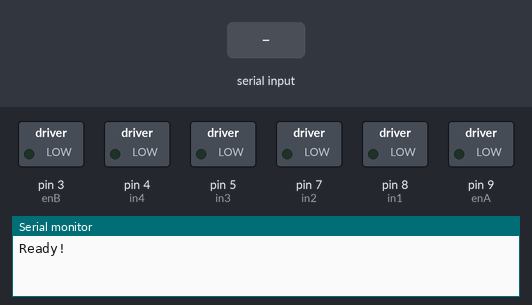
Bench run of a sketch on a simulated Arduino Uno, built with avr-gcc and run on an emulated ATmega328P. Shown: switched loads named in the sketch (green lamp = pin HIGH), the last lines printed to the serial monitor. Inputs (shaded band) come from the test bench.

Above: at 1.2 s.
1.3 s: "90,45\n" received over Serial
At 1.9 s:
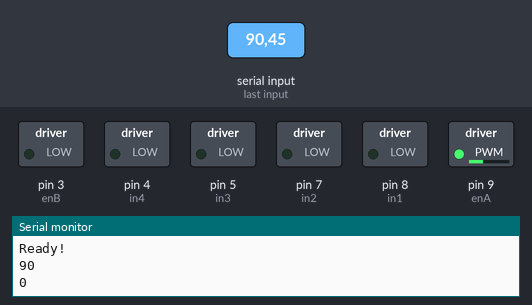
2.8 s: "30,150\n" received over Serial
At 3.1 s:
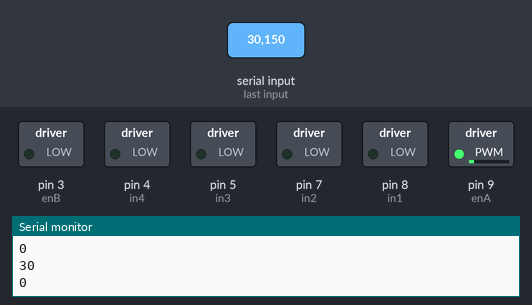
4.3 s: "1,90,45\n" received over Serial
At 5.5 s:
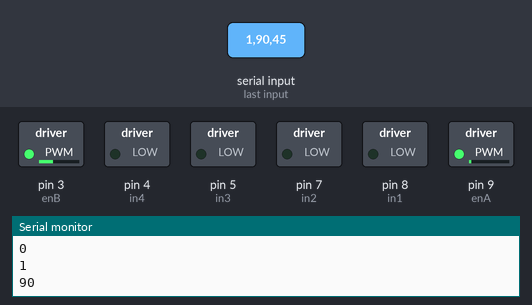
5.8 s: "," received over Serial
At 6.1 s:
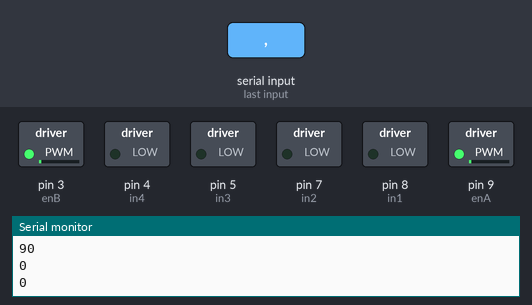
7.3 s: "1,90\n" received over Serial
At 8.5 s:
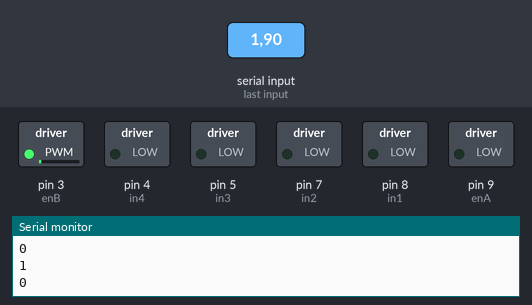
8.8 s: "5\n" received over Serial
At 9.7 s:
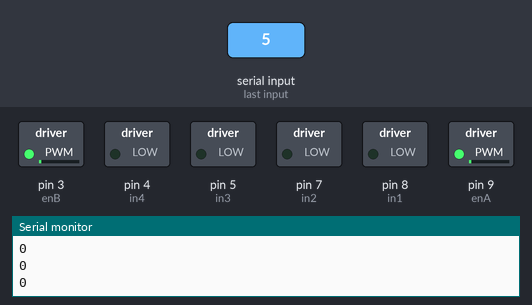
Timing chart, 0 to 11.3 s (numbered marks = the images above; inputs shaded):
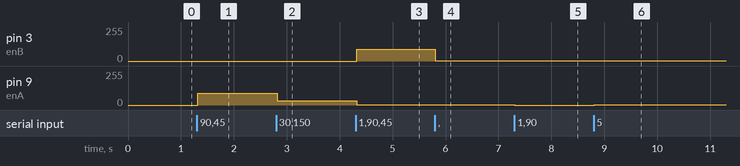

The sketch:

navigationtest5.ino
```cpp
//declace a String to hold what we're inputting
String incomingString;

//Motor vars
int A = 0;
int B = 0;
int Bprev = 0;
int Aprev = 0;

// Motor A connections
int enA = 9;
int in1 = 8;
int in2 = 7;
// Motor B connections
int enB = 3;
int in3 = 5;
int in4 = 4;

int mtdirec[4] = {1,1,1,1};

int Adir = 1;
int Bdir = 1;

int direc = 0;//f = 0,b = 1, l = 2, r = 3, s = 4

void setup() {
    // Set all the motor control pins to outputs
  pinMode(enA, OUTPUT);
  pinMode(enB, OUTPUT);
  pinMode(in1, OUTPUT);
  pinMode(in2, OUTPUT);
  pinMode(in3, OUTPUT);
  pinMode(in4, OUTPUT);

  // Turn off motors - Initial state
  digitalWrite(in1, LOW);
  digitalWrite(in2, LOW);
  digitalWrite(in3, LOW);
  digitalWrite(in4, LOW);
  analogWrite(enA, 0);
  analogWrite(enB, 0);

  //initialise Serial communication on 9600 baud
  Serial.begin(9600);
  while(!Serial);
  //delay(4000);
  Serial.println("Ready!");
  // The incoming String built up one byte at a time.
  incomingString = "";
}

void loop () {
if(Serial.available()){
  String rxString = "";
  String strArr[2]; //Set the size of the array to equal the number of values you will be receiveing.

  //Keep looping until there is something in the buffer.
  while (Serial.available()) {
    //Delay to allow byte to arrive in input buffer.
    delay(2);
    //Read a single character from the buffer.
    char ch = Serial.read();
    //Append that single character to a string.
    rxString+= ch;
  }

  int stringStart = 0;
  int arrayIndex = 0;

  for (int i=0; i < rxString.length(); i++){
    //Get character and check if it's our "special" character.
    if(rxString.charAt(i) == ','){
      //Clear previous values from array.
      strArr[arrayIndex] = "";
      //Save substring into array.
      strArr[arrayIndex] = rxString.substring(stringStart, i);
      //Set new string starting point.
      stringStart = (i+1);
      arrayIndex++;
    }
  }

  //Put values from the array into the variables.
  String value1 = strArr[0];
  String value2 = strArr[1];

  //Convert string to int if you need it.
  Aprev = A;
  Bprev = B;
  A = value1.toInt();
  B = value2.toInt();

  /*
  if((Aprev > 0 && A < 0) || (Aprev < 0 && A > 0)){
      Adir = 0;
  }
  else {
      Adir = 1;
  }
  if((Bprev > 0 && B < 0) || (Bprev < 0 && B > 0)){
      Bdir = 0;
  }
  else{
      Bdir = 1;
  }

  if((Bdir == 0) || (Adir == 0)){
      for (int i = 255 ; i > 0; i--) {
          if(i > Aprev && Adir == 0){
            analogWrite(enA,i);
          }
          if(i > Bprev && Bdir == 0){
            analogWrite(enB,i);
          }
      }
      if(Aprev < 0 && Adir == 0){
        digitalWrite(in1, HIGH);
        digitalWrite(in2, LOW);
      }
      else if(Adir == 0) {
        digitalWrite(in1, LOW);
        digitalWrite(in2, HIGH);
      }
      if(Bprev < 0 && Bdir == 0){
        digitalWrite(in3, HIGH);
        digitalWrite(in4, LOW);
      }
      else if(Bdir == 0) {
        digitalWrite(in3, LOW);
        digitalWrite(in4, HIGH);
      }

  }
  */
  int k = 0;
  for(int i = 255 ; i > 0; i--){
    k = 255-i;
    if((A > Aprev) && (k >= Aprev && k<A )){
      analogWrite(enA,k);
    }
    if((B > Bprev) && (k >= Bprev && k<B )){
      analogWrite(enB,k);
    }
    if((A < Aprev) && (i <= Aprev && i>A )){
      analogWrite(enA,i);
    }
    if((B < Bprev) && (i <= Bprev && i>B )){
      analogWrite(enB,i);
    }
  }

Serial.println(A);
Serial.println(B);

}

}
```

Measured:
- after the input at 1.3 s, pin 9 (enA): 0/255 → 89/255 at once
- after the input at 2.8 s, pin 9 (enA): 89/255 → 31/255 at once
- after the input at 4.3 s, pin 3 (enB): 0/255 → 89/255 at once; pin 9 (enA): 31/255 → 2/255 at once
- after the input at 5.8 s, pin 3 (enB): 89/255 → 1/255 at once; pin 9 (enA): 2/255 → 1/255 at once
- after the input at 7.3 s, pin 9 (enA): 1/255 → 0/255 at once
- after the input at 8.8 s, pin 9 (enA): 0/255 → 1/255 at once
